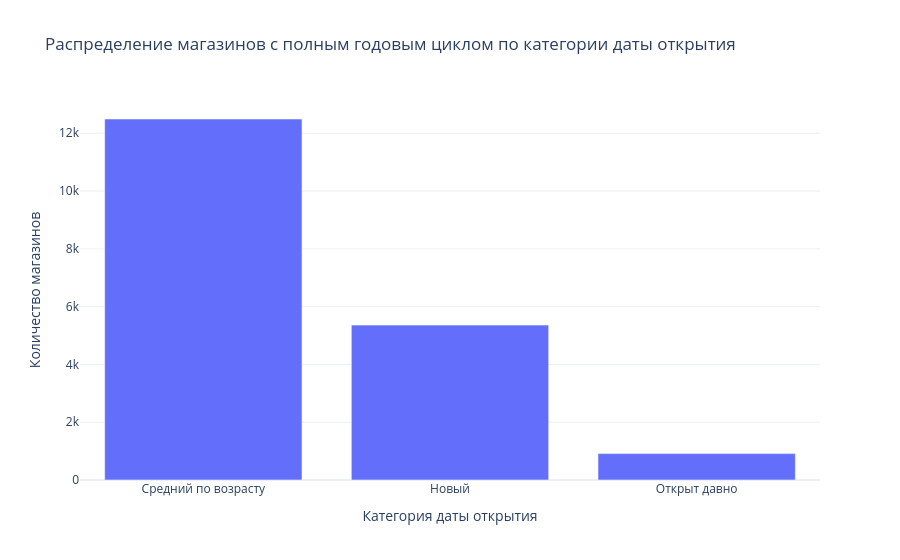

Source (notebook cell):
### Code cell
age_counts = stores_full_unique["Дата открытия, категориальный"].value_counts().reset_index()
age_counts.columns = ["Категория даты открытия", "Количество магазинов"]

fig = px.bar(
    age_counts,
    x="Категория даты открытия",
    y="Количество магазинов",
    title="Распределение магазинов с полным годовым циклом по категории даты открытия",
    template="plotly_white"
)

fig.show()

### Figure 1 — Plotly figure (JSON) as saved in the notebook; plotly's stock layout.template omitted (floating-point values rounded to 4 significant figures)
{"data": [{"hovertemplate": "Категория даты открытия=%{x}<br>Количество магазинов=%{y}<extra></extra>", "legendgroup": "", "marker": {"color": "#636efa", "pattern": {"shape": ""}}, "name": "", "orientation": "v", "showlegend": false, "textposition": "auto", "type": "bar", "x": ["Средний по возрасту", "Новый", "Открыт давно"], "xaxis": "x", "y": [12494, 5361, 913], "yaxis": "y"}], "layout": {"barmode": "relative", "legend": {"tracegroupgap": 0}, "title": {"text": "Распределение магазинов с полным годовым циклом по категории даты открытия"}, "xaxis": {"anchor": "y", "domain": [0, 1], "title": {"text": "Категория даты открытия"}}, "yaxis": {"anchor": "x", "domain": [0, 1], "title": {"text": "Количество магазинов"}}}}
